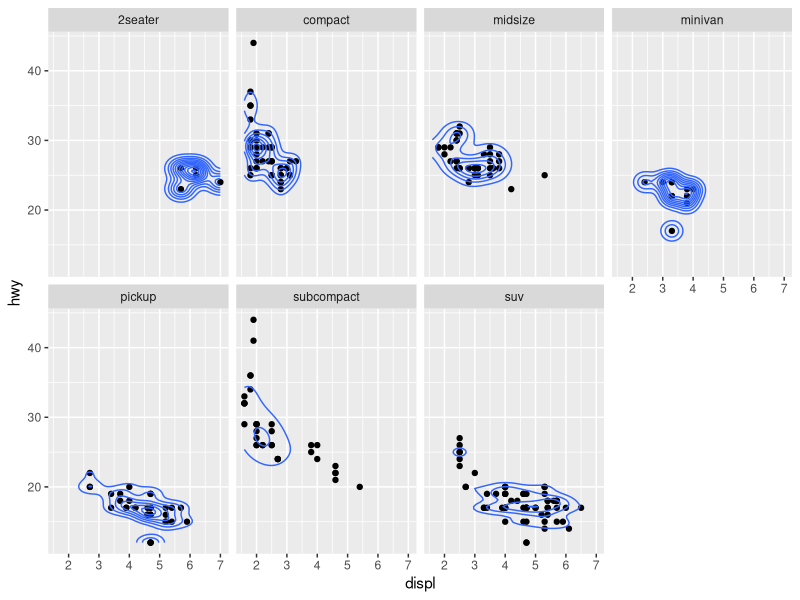

The R script that drew this image:
library(tidyverse)

ggplot(data = ggplot2::mpg) +
  geom_point(mapping = aes(x = displ, y = hwy)) + 
  stat_density2d(mapping = aes(x = displ, y = hwy)) + 
  facet_wrap(~ class, nrow = 2)
 